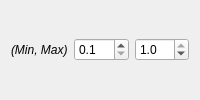
                         <widget class="QWidget" name="page_5">
                          <layout class="QGridLayout" name="gridLayout">
                           <item row="0" column="0">
                            <widget class="QLabel" name="label_23">
                             <property name="font">
                              <font>
                               <italic>true</italic>
                              </font>
                             </property>
                             <property name="text">
                              <string>(Min, Max)</string>
                             </property>
                            </widget>
                           </item>
                           <item row="0" column="1">
                            <layout class="QHBoxLayout" name="horizontalLayout_5">
                             <property name="topMargin">
                              <number>0</number>
                             </property>
                             <item>
                              <widget class="QDoubleSpinBox" name="_c_dyn_min">
                               <property name="toolTip">
                                <string>&lt;html&gt;&lt;head/&gt;&lt;body&gt;&lt;p&gt;Minimum opacity for the weaker connexions.&lt;/p&gt;&lt;p&gt;&lt;span style=" font-weight:600;"&gt;Input parameter : &lt;/span&gt;&lt;span style=" font-style:italic;"&gt;c_dynamic&lt;/span&gt;&lt;/p&gt;&lt;/body&gt;&lt;/html&gt;</string>
                               </property>
                               <property name="decimals">
                                <number>1</number>
                               </property>
                               <property name="minimum">
                                <double>0.100000000000000</double>
                               </property>
                               <property name="maximum">
                                <double>1.000000000000000</double>
                               </property>
                               <property name="singleStep">
                                <double>0.100000000000000</double>
                               </property>
                              </widget>
                             </item>
                             <item>
                              <widget class="QDoubleSpinBox" name="_c_dyn_max">
                               <property name="toolTip">
                                <string>&lt;html&gt;&lt;head/&gt;&lt;body&gt;&lt;p&gt;Maximum opacity for the stronger connexions.&lt;/p&gt;&lt;p&gt;&lt;span style=" font-weight:600;"&gt;Input parameter : &lt;/span&gt;&lt;span style=" font-style:italic;"&gt;c_dynamic&lt;/span&gt;&lt;/p&gt;&lt;/body&gt;&lt;/html&gt;</string>
                               </property>
                               <property name="decimals">
                                <number>1</number>
                               </property>
                               <property name="maximum">
                                <double>1.000000000000000</double>
                               </property>
                               <property name="singleStep">
                                <double>0.100000000000000</double>
                               </property>
                               <property name="value">
                                <double>1.000000000000000</double>
                               </property>
                              </widget>
                             </item>
                            </layout>
                           </item>
                           <item row="1" column="1">
                            <spacer name="horizontalSpacer_6">
                             <property name="orientation">
                              <enum>Qt::Horizontal</enum>
                             </property>
                             <property name="sizeHint" stdset="0">
                              <size>
                               <width>40</width>
                               <height>0</height>
                              </size>
                             </property>
                            </spacer>
                           </item>
                          </layout>
                         </widget>
